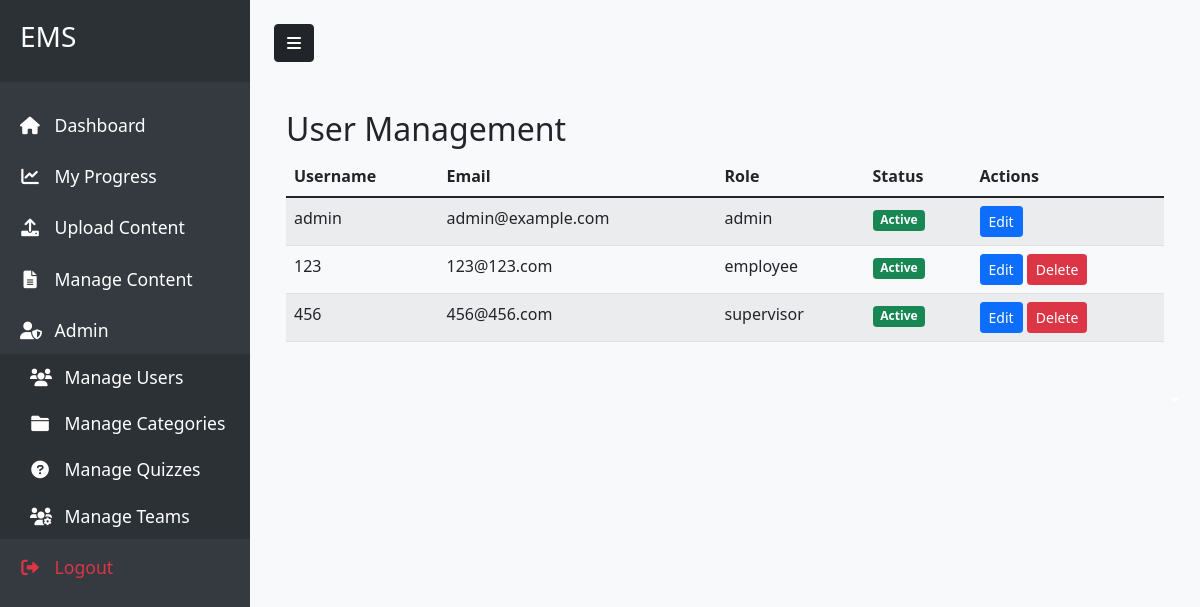
/admin/users (signed in), run on an earlier commit of the app's database.
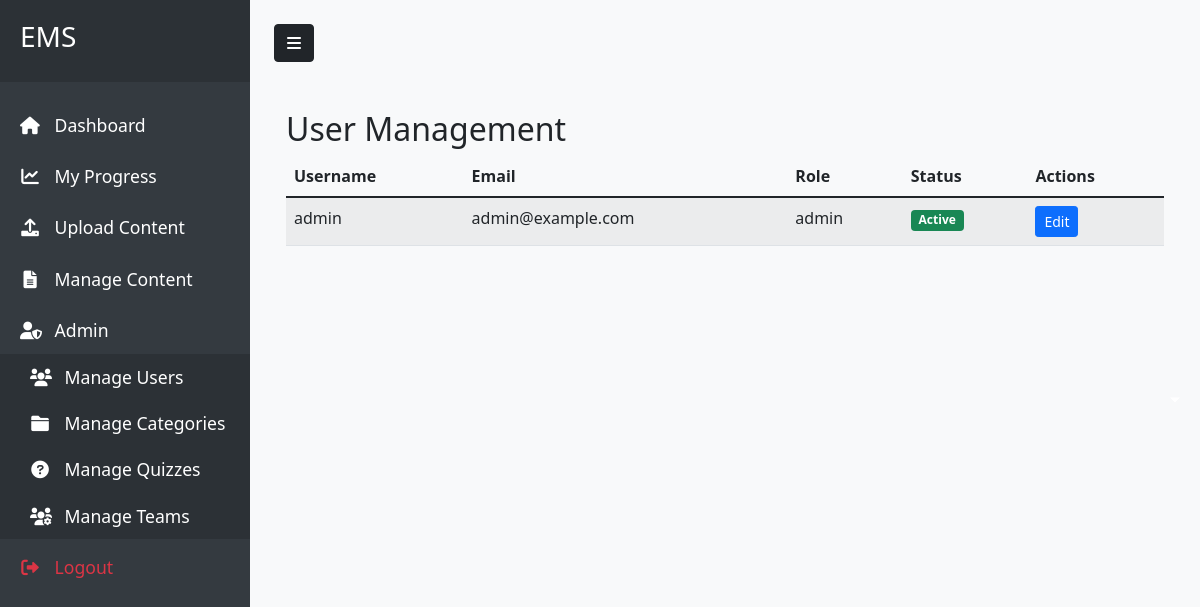
And on a later commit of the database.
### run.py (models this page shows, shortened)
class User(UserMixin, db.Model):
    id = db.Column(db.Integer, primary_key=True)
    username = db.Column(db.String(80), unique=True, nullable=False)
    email = db.Column(db.String(120), unique=True, nullable=False)
    password_hash = db.Column(db.String(128))
    role = db.Column(db.String(20), nullable=False, default=ROLE_EMPLOYEE)
    is_active = db.Column(db.Boolean, default=True)
    created_at = db.Column(db.DateTime, default=datetime.utcnow)
    team_id = db.Column(db.Integer, db.ForeignKey('team.id'))
    team = db.relationship('Team', back_populates='members')
    contents = db.relationship('Content', back_populates='author', lazy=True)
    supervised_categories = db.relationship('Category', secondary='category_supervisors',
        back_populates='supervisors')
    progress_items = db.relationship('UserProgress', back_populates='user', lazy=True)
    quiz_scores = db.relationship('QuizAttempt', back_populates='user', lazy=True)
    created_quizzes = db.relationship('Quiz', back_populates='creator', lazy=True)
    def is_admin(self):
        return self.role == ROLE_ADMIN
    def is_supervisor(self):
        return self.role == ROLE_SUPERVISOR

### run.py (the view)
@app.route('/admin/users')
@login_required
def manage_users():
    if not current_user.is_admin():
        flash('Access denied', 'error')
        return redirect(url_for('dashboard'))
    users = User.query.all()
    return render_template('admin/users.html', users=users)

### run.py (called while the page is built)
@login_manager.user_loader
def load_user(user_id):
    return User.query.get(int(user_id))

### templates/admin/users.html
{% extends "base.html" %}
{% block content %}
<div class="container mt-4">
    <h2>User Management</h2>
    <div class="table-responsive">
        <table class="table table-striped">
            <thead>
                <tr>
                    <th>Username</th>
                    <th>Email</th>
                    <th>Role</th>
                    <th>Status</th>
                    <th>Actions</th>
                </tr>
            </thead>
            <tbody>
                {% for user in users %}
                <tr>
                    <td>{{ user.username }}</td>
                    <td>{{ user.email }}</td>
                    <td>{{ user.role }}</td>
                    <td>
                        {% if user.is_active %}
                        <span class="badge bg-success">Active</span>
                        {% else %}
                        <span class="badge bg-danger">Inactive</span>
                        {% endif %}
                    </td>
                    <td>
                        <a href="{{ url_for('edit_user', user_id=user.id) }}" class="btn btn-sm btn-primary">Edit</a>
                        {% if user.id != current_user.id %}
                        <form action="{{ url_for('delete_user', user_id=user.id) }}" method="POST" class="d-inline">
                            <button type="submit" class="btn btn-sm btn-danger" onclick="return confirm('Are you sure you want to delete this user?')">Delete</button>
                        </form>
                        {% endif %}
                    </td>
                </tr>
                {% endfor %}
            </tbody>
        </table>
    </div>
</div>
{% endblock %}

What changed in the data, as far as the page shows it:
removed User: username "123", email "123@123.com", role "employee", is_active "Active"
removed User: username "456", email "456@456.com", role "supervisor", is_active "Active"
